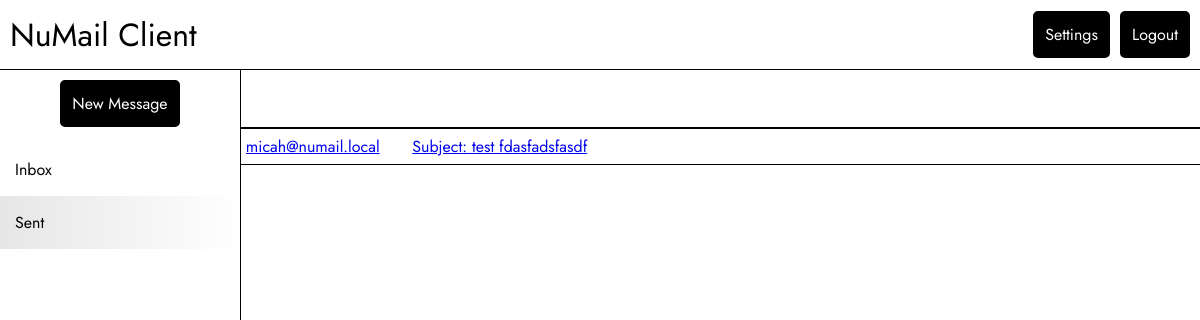
The app's page /sent (signed in), older data.
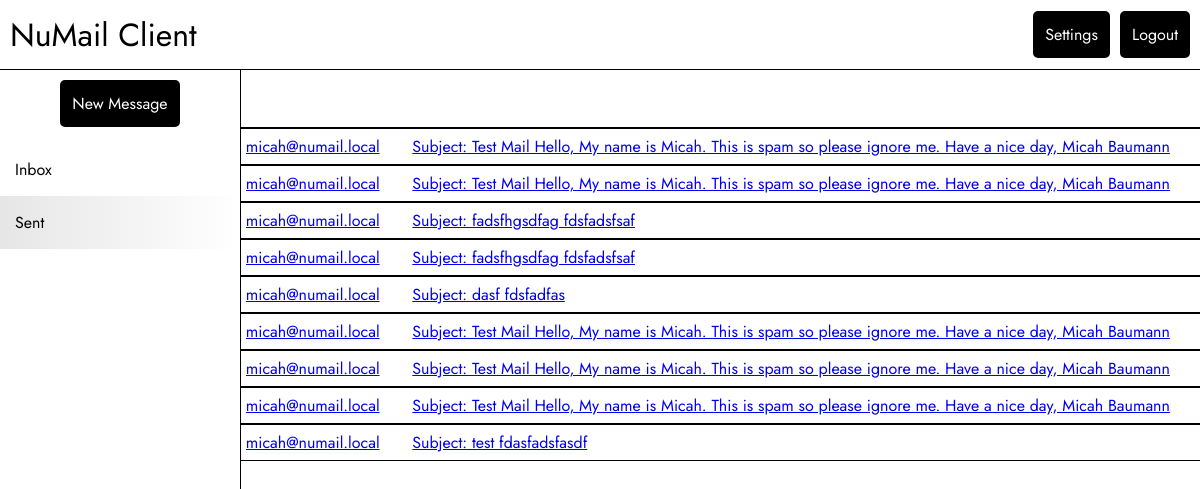
The same page, newer data.
### tables this page shows
CREATE TABLE Messages (
    messageId VARCHAR(255) PRIMARY KEY NOT NULL UNIQUE,
    receiverId VARCHAR(255) DEFAULT NULL,
    messageMailbox INTEGER NOT NULL,
    messageTimestamp DATETIME NOT NULL DEFAULT CURRENT_TIMESTAMP,
    messageType INTEGER NOT NULL DEFAULT 0,
    isSent BOOLEAN NOT NULL DEFAULT 0, -- 0 means you received the message
    messageFrom VARCHAR(100) NOT NULL,
    messageTo VARCHAR(100) NOT NULL,
    messageContent TEXT NOT NULL,
    readConfirm BOOLEAN NOT NULL DEFAULT 0,
    messageSent BOOLEAN NOT NULL DEFAULT 0,
    messageAttachments TEXT DEFAULT NULL,
    messageUnsubscribe VARCHAR(255) DEFAULT NULL,
    messageRead BOOLEAN DEFAULT NULL,
    FOREIGN KEY (messageMailbox) REFERENCES Mailboxes(mailboxId)
);

### ui.py (the view)
@app.route('/sent')
def sent():
    if 'username' not in session:
        return redirect(url_for('login'))
    messages = get_user_messages(user_name=session["username"])
    if not messages:
        messages = []
    return render_template('index.html', messages=messages, isSent=True)

### db/db.py (called while the page is built)
@contextlib.contextmanager
def get_db():
    db = sqlite3.connect("./db/sqlite/numail.db")
    try:
        db.row_factory = sqlite3.Row
        yield db
    finally:
        db.close()

### templates/index.html (shortened to what this page needs)
<!DOCTYPE html>
<html lang="en">
<head>
    <link rel="stylesheet" type="text/css" href="{{ url_for('static', filename='css/style.css') }}">
    <link rel="stylesheet" type="text/css" href="{{ url_for('static', filename='css/index.css') }}">
</head>
<body>
    <div class="header">
        <h1>NuMail Client</h1>
        <div class="header-right">
            <a href="/settings" class="button">Settings</a>
            <a href="/logout" class="button">Logout</a>
        </div>
    </div>
    <div class="main">
        <div class="main-side-by-side">
            <div class="sidebar">
                <div class="sidebar-btn">
                    <a href="/new" class="button">New Message</a>
                </div>
                <ul class="sidebar-list">
                    <li><a href="/" {{'class="sidebar-active"'|safe if not isSent}}>Inbox</a></li>
                    <li><a href="/sent" {{'class="sidebar-active"'|safe if isSent}}>Sent</a></li>
                </ul>
            </div>
            <div class="main-content">
                <div class="main-top">
                </div>
                {% for message in messages %}
                    {% if not isSent %}
                        {% if not message["isSent"] %}
                            <a href="/view/{{message['messageId']}}" class="mail-item">
                                <span class="mail-from">{{message["messageFrom"]}}</span>
                                <span class="mail-dec">{{message["messageContent"]}}</span>
                            </a>
                        {% endif %}
                    {% else %}
                        {% if message["isSent"] %}
                            <a href="/view/{{message['messageId']}}" class="mail-item">
                                <span class="mail-from">{{message["messageFrom"]}}</span>
                                <span class="mail-dec">{{message["messageContent"]}}</span>
                            </a>
                        {% endif %}
                    {% endif %}
                {% endfor %}
            </div>
        </div>
    </div>
</body>
</html>

### static/css/style.css (style rules this page uses)
body { font-family: "Jost", serif; margin: 0; padding: 0; }
.header { width: 100%; padding: 10px; border-bottom: 1px solid black; box-sizing: border-box; display: flex; height: 70px; align-items: center; position: fixed; background-color: white; top: 0; justify-content: space-between; }
.header-right { display: flex; }
.header-right a { margin-left: 10px; }
.header h1 { font-weight: normal; margin: 0; }
.main { margin-top: 70px; height: calc(100vh - 70px); }
.button { padding: 10px; background-color: black; color: white; border: 2px solid black; border-radius: 5px; font-size: 16px; text-decoration: none; }

### static/css/index.css (style rules this page uses)
.main-side-by-side { height: 100%; width: 100%; display: flex; }
.sidebar { border-right: 1px solid black; height: 100%; width: 20%; overflow-y: scroll; }
.main-content { height: 100%; width: 80%; overflow-y: scroll; display: flex; flex-direction: column; }
.sidebar-list { list-style: none; padding-left: 0; box-sizing: border-box; width: 100%; }
.sidebar-list li a { box-sizing: border-box; width: 100%; display: block; }
.sidebar-list li a { color: black; text-decoration: none; padding: 15px; box-sizing: border-box; width: 100%; }
.sidebar-active { background-image: linear-gradient(to right, #E6E6E6 , white); }
.sidebar-btn { width: 100%; display: flex; justify-content: center; margin-top: 10px; }
.main-top { width: 100%; height: 57px; border-bottom: solid 1px black; }
.mail-item { border-bottom: solid 1px black; border-top: solid 1px black; display: flex; align-items: center; height: 35px; padding: 0 5px; }
.mail-from { width: 20%; white-space: nowrap; overflow: hidden; text-overflow: ellipsis; display: inline-block; }
.mail-dec { width: 100%; white-space: nowrap; overflow: hidden; text-overflow: ellipsis; display: inline-block; margin-left: 10px; }

Row changes from the older to the newer data that the page shows:
added Messages: messageFrom "micah@numail.local", messageContent "Subject: Test Mail Hello, My name is Micah. This is spam so please ignore me. Have a nice day, Micah Baumann"
added Messages: messageFrom "micah@numail.local", messageContent "Subject: Test Mail Hello, My name is Micah. This is spam so please ignore me. Have a nice day, Micah Baumann"
added Messages: messageFrom "micah@numail.local", messageContent "Subject: fadsfhgsdfag fdsfadsfsaf"
added Messages: messageFrom "micah@numail.local", messageContent "Subject: fadsfhgsdfag fdsfadsfsaf"
added Messages: messageFrom "micah@numail.local", messageContent "Subject: dasf fdsfadfas"
added Messages: messageFrom "micah@numail.local", messageContent "Subject: Test Mail Hello, My name is Micah. This is spam so please ignore me. Have a nice day, Micah Baumann"
added Messages: messageFrom "micah@numail.local", messageContent "Subject: Test Mail Hello, My name is Micah. This is spam so please ignore me. Have a nice day, Micah Baumann"
added Messages: messageFrom "micah@numail.local", messageContent "Subject: Test Mail Hello, My name is Micah. This is spam so please ignore me. Have a nice day, Micah Baumann"
